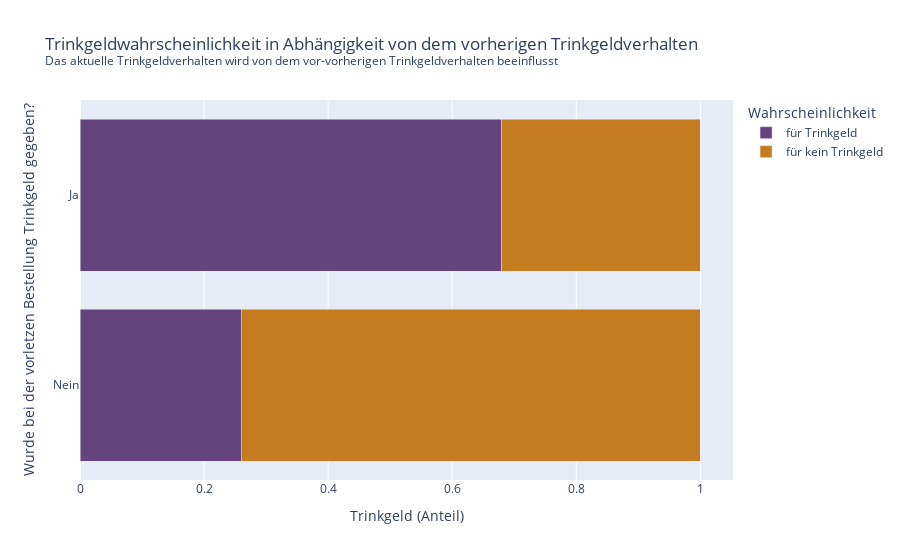

Write notebook code for a chart like this one.
### Code cell
vorvorhergehende_bes = calculate_probability_of_tip(ord_tips, 2)
bar_probab_tip(vorvorhergehende_bes, 2)

### Figure 1 — Plotly figure (JSON) as saved in the notebook; plotly's stock layout.template omitted (floating-point values rounded to 4 significant figures)
{"data": [{"alignmentgroup": "True", "hovertemplate": "Wahrscheinlichkeit=für Trinkgeld<br>Trinkgeld (Anteil)=%{x}<br>previous_2_tip=%{y}<extra></extra>", "legendgroup": "für Trinkgeld", "marker": {"color": "#65437f", "pattern": {"shape": ""}}, "name": "für Trinkgeld", "offsetgroup": "für Trinkgeld", "orientation": "h", "showlegend": true, "textposition": "auto", "type": "bar", "x": [0.26, 0.68], "xaxis": "x", "y": ["Nein", "Ja"], "yaxis": "y"}, {"alignmentgroup": "True", "hovertemplate": "Wahrscheinlichkeit=für kein Trinkgeld<br>Trinkgeld (Anteil)=%{x}<br>previous_2_tip=%{y}<extra></extra>", "legendgroup": "für kein Trinkgeld", "marker": {"color": "#c57c21", "pattern": {"shape": ""}}, "name": "für kein Trinkgeld", "offsetgroup": "für kein Trinkgeld", "orientation": "h", "showlegend": true, "textposition": "auto", "type": "bar", "x": [0.74, 0.32], "xaxis": "x", "y": ["Nein", "Ja"], "yaxis": "y"}], "layout": {"barmode": "stack", "legend": {"title": {"text": "Wahrscheinlichkeit"}, "tracegroupgap": 0}, "title": {"text": "Trinkgeldwahrscheinlichkeit in Abhängigkeit von dem vorherigen Trinkgeldverhalten<br><sup>Das aktuelle Trinkgeldverhalten wird von dem vor-vorherigen Trinkgeldverhalten beeinflusst</sup>"}, "xaxis": {"anchor": "y", "domain": [0, 1], "title": {"text": "Trinkgeld (Anteil)"}}, "yaxis": {"anchor": "x", "domain": [0, 1], "title": {"text": "Wurde bei der vorletzen Bestellung Trinkgeld gegeben?"}}}}
